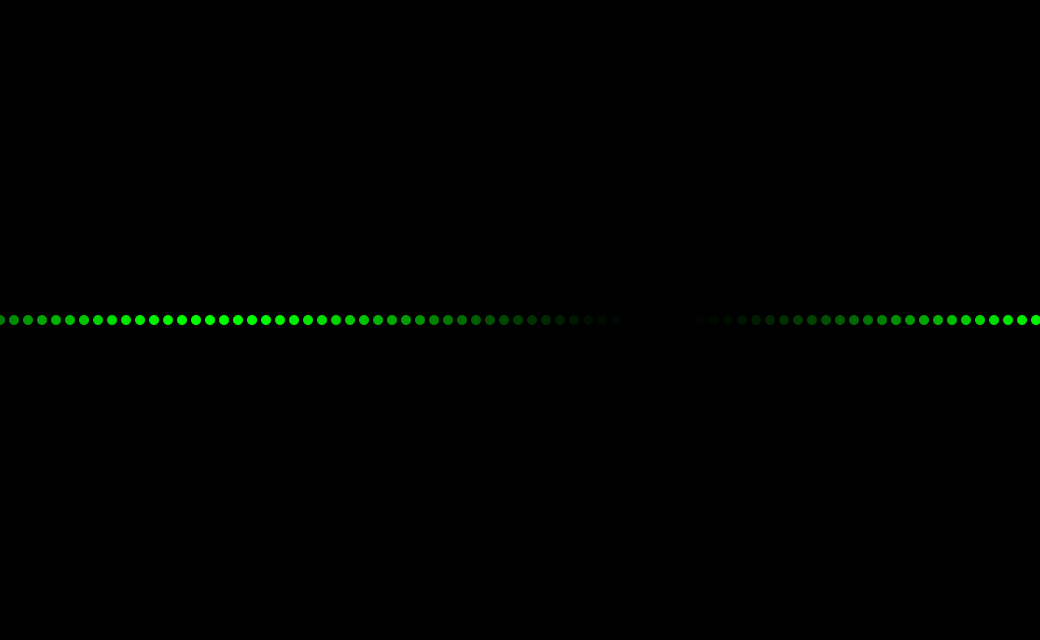
Frame 1 (no input)
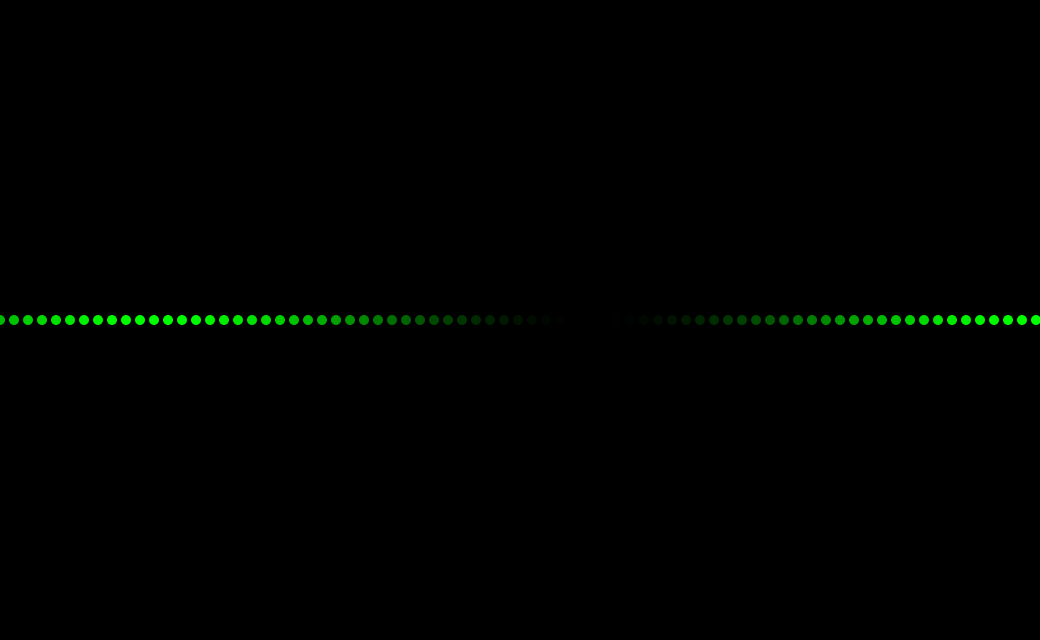
Frame 60 (the mouse pressed at the canvas centre just before this capture)
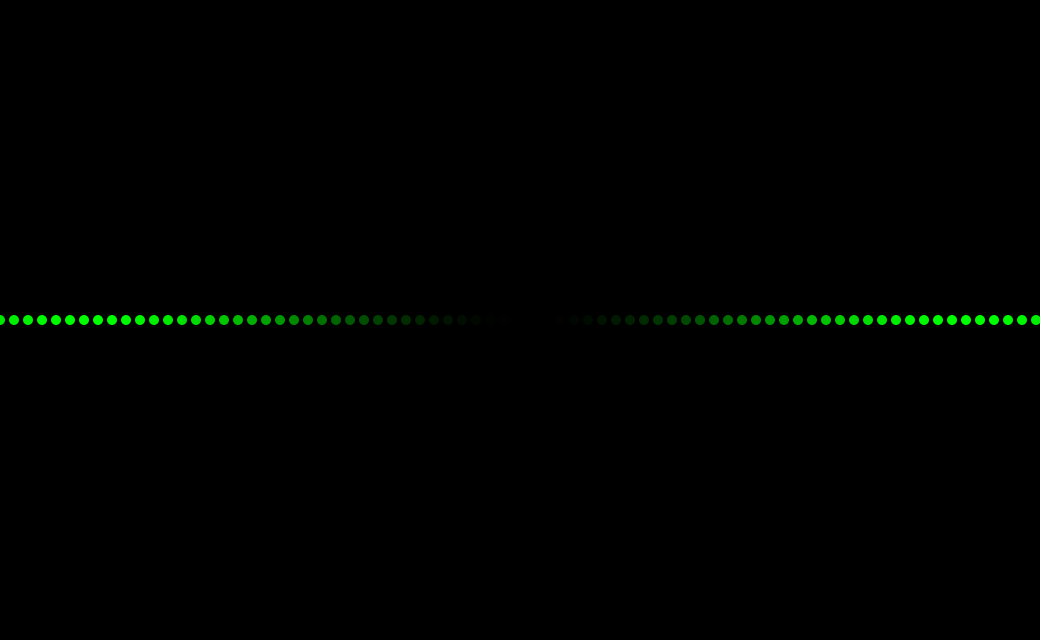
Frame 120 (the mouse held since frame 60 and released just before this capture)

The Processing sketch that drew these frames (run headless with seeded random() and noise(); from frame 60 on, the mouse is pressed at the canvas centre):

// Processing sketch: ex_3_10_a_oscillator_class
// ── ex_3_10_a_oscillator_class.pde
Oscillator[] oscillators = new Oscillator[width];
float startAngle = 0;
float angleVel = 0.1;

void setup () {
  size(1040,640);
  for (int i = 0; i < oscillators.length; i += 1) {
    oscillators[i] = new Oscillator(new PVector(i*14, -0), 255);
  }
}

void draw() {
  background(0);
    
  float angle = startAngle;

  for (int i = 0; i < oscillators.length; i += 1) {
    oscillators[i].oscillate(angle);
    oscillators[i].display();
    angle += angleVel;
  }

  startAngle += 0.008;
}

class Oscillator  {
  PVector origin;
  float amplitude, angle, x, g;

  Oscillator(PVector origin, float amplitude)  {
    this.angle = 0;
    this.g = 0;
    this.amplitude = amplitude;
    this.origin = origin;
  }

  void oscillate(float angle)  {
    g = map(sin(angle), -1, 1, 0, amplitude);
  }

  void display()  {
    float alpha = map(g, 0, 1, 0, 100);
    pushMatrix();
    noStroke();
    smooth();
    fill(0, g, 0, alpha);
    ellipse(origin.x,height/2,10,10);
    popMatrix();
  }
}
